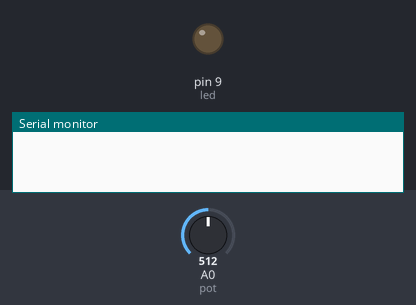
A sketch run on a simulated Arduino Uno, built with avr-gcc and run on an emulated ATmega328P. Parts: output pins drawn as LEDs (lit = HIGH), the last lines printed to the serial monitor. Dashed ring = blinking. Inputs (shaded band) come from the test bench; at power-on: A0 (pot) = 512.

Above: at 1.1 s.
At 2.9 s:
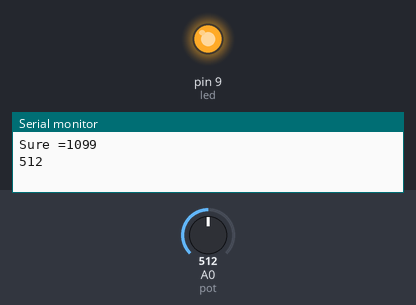
3.0 s: A0 (pot) set to 900
9.3 s: A0 (pot) set to 1023
At 9.69 s:
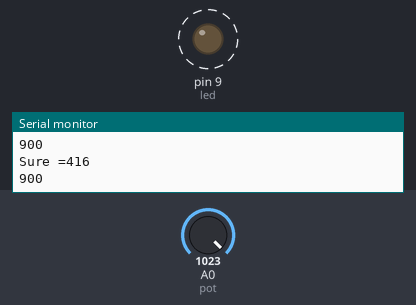
Timing chart, 0 to 18.8 s (numbered marks = the images above; inputs shaded):
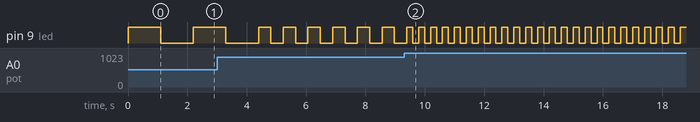

Measured:
- after the input at 9.3 s, pin 9 (led): alternates HIGH for 0.20 s and LOW for 0.20 s, starting after 0.29 s
- by itself, pin 9 (led): repeats every 0.83 s: HIGH 0.42 s, LOW 0.42 s

The sketch:

Blink_Speed_Without_Map_Code.ino
```cpp
int led=9;
int sure;
int x;
int pot=A0;


void setup() {
  pinMode(led,OUTPUT);

  Serial.begin(9600);
}

void loop() {
 x =analogRead(pot);
 sure=(-1800.0/1023)*x+2000;
    digitalWrite(led,HIGH);
    delay(sure);
    digitalWrite(led,LOW);
    delay(sure);
    Serial.print("Sure =");
    Serial.println(sure);
    Serial.println(x);


  }
```
